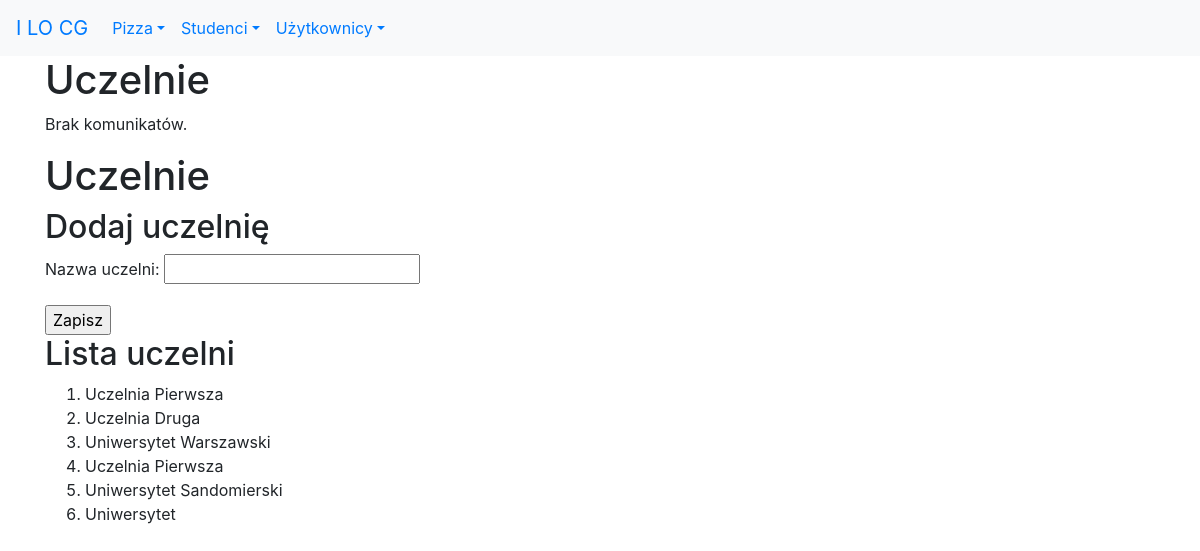
Page /studenci/uczelnie/ (signed in) on the committed database.
### studenci/models.py (models this page shows, shortened)
class Uczelnia(models.Model):
    nazwa = models.CharField(verbose_name='uczelnia', max_length=30)
    class Meta:
        verbose_name_plural = "uczelnie"

### studenci/views.py (the view)
# urls.py: path('uczelnie/', views.uczelnie, name='uczelnie'),
def uczelnie(request):
    if request.method == 'POST':
        form = UczelniaForm(request.POST)
        if form.is_valid():
            u = Uczelnia(nazwa=form.cleaned_data['nazwa'])
            u.save()
            messages.success(request, "Dane zapisano!")
            return redirect(reverse('studenci:uczelnie'))
    else:
        form = UczelniaForm()
    uczelnie = Uczelnia.objects.all()
    kontekst = {
        'form': form,
        'uczelnie': uczelnie
    }
    if request.user.has_perm('studenci.add_uczelnia'):
        return render(request, 'studenci/uczelnie.html', kontekst)
    else:
        messages.info(request, "Nie możesz dodawać uczelni.")
        return redirect(reverse('studenci:index'))

### studenci/forms.py
class UczelniaForm(forms.Form):
    nazwa = forms.CharField(
        label="Nazwa uczelni:",
        max_length=30,
        widget=forms.TextInput()
    )

### studenci/templates/studenci/uczelnie.html (shortened to what this page needs)
{% extends 'szablon.html' %}
{% block naglowek %}Uczelnie{% endblock naglowek %}
{% block tresc %}
<h1>Uczelnie</h1>
<h2>Dodaj uczelnię</h2>
<form action="." method="POST">
    {{ form.as_p }}
    <input type="submit" value="Zapisz">
</form>
<h2>Lista uczelni</h2>
<ol>
    {% for uczelnia in uczelnie %}
        <li>{{ uczelnia.nazwa }}</li>
    {% endfor %}
</ol>
{% endblock tresc %}

### rows in the picture
Uczelnia: nazwa "Uczelnia Pierwsza"
Uczelnia: nazwa "Uczelnia Druga"
Uczelnia: nazwa "Uniwersytet Warszawski"
Uczelnia: nazwa "Uczelnia Pierwsza"
Uczelnia: nazwa "Uniwersytet Sandomierski"
Uczelnia: nazwa "Uniwersytet"
